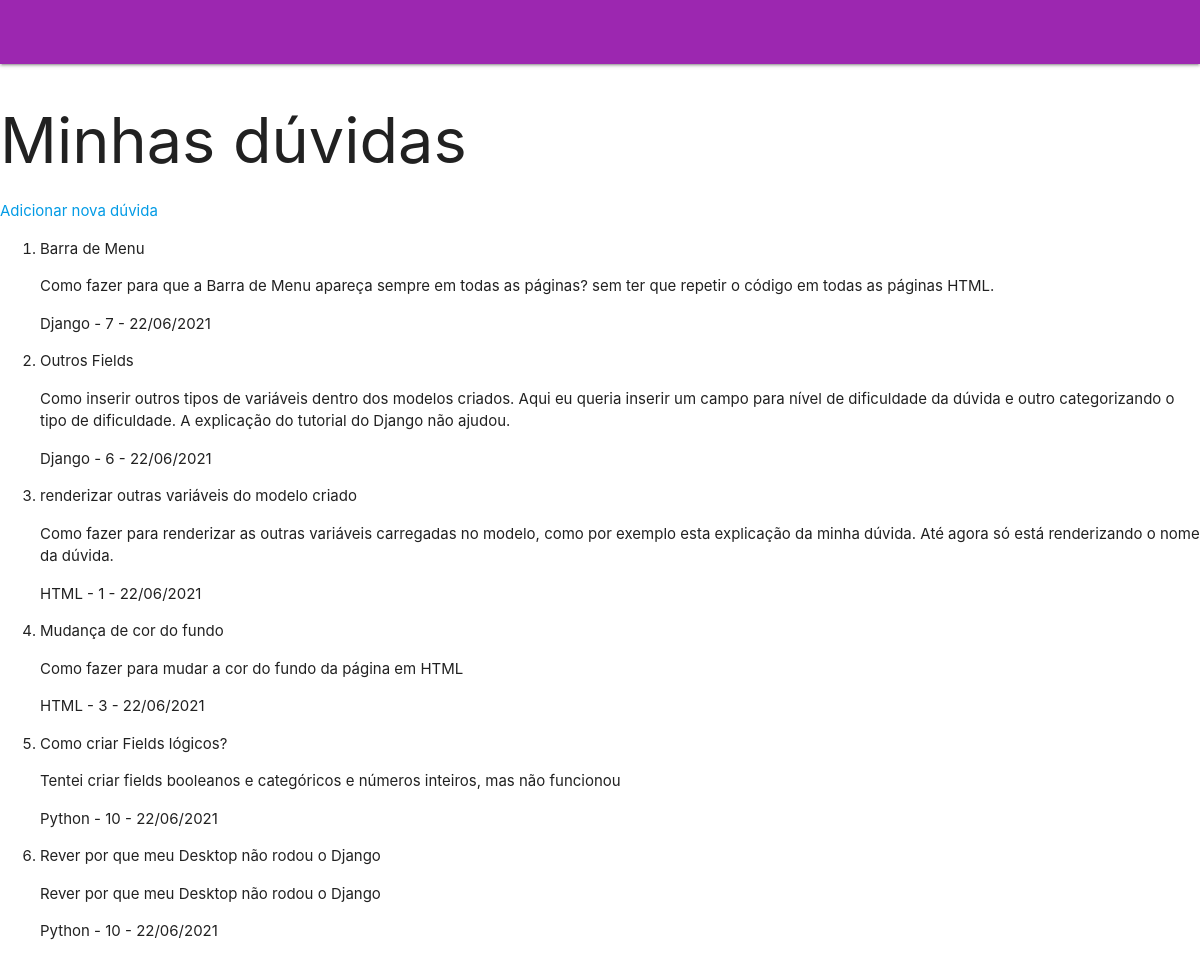
The app's page /duvidas/, older data.
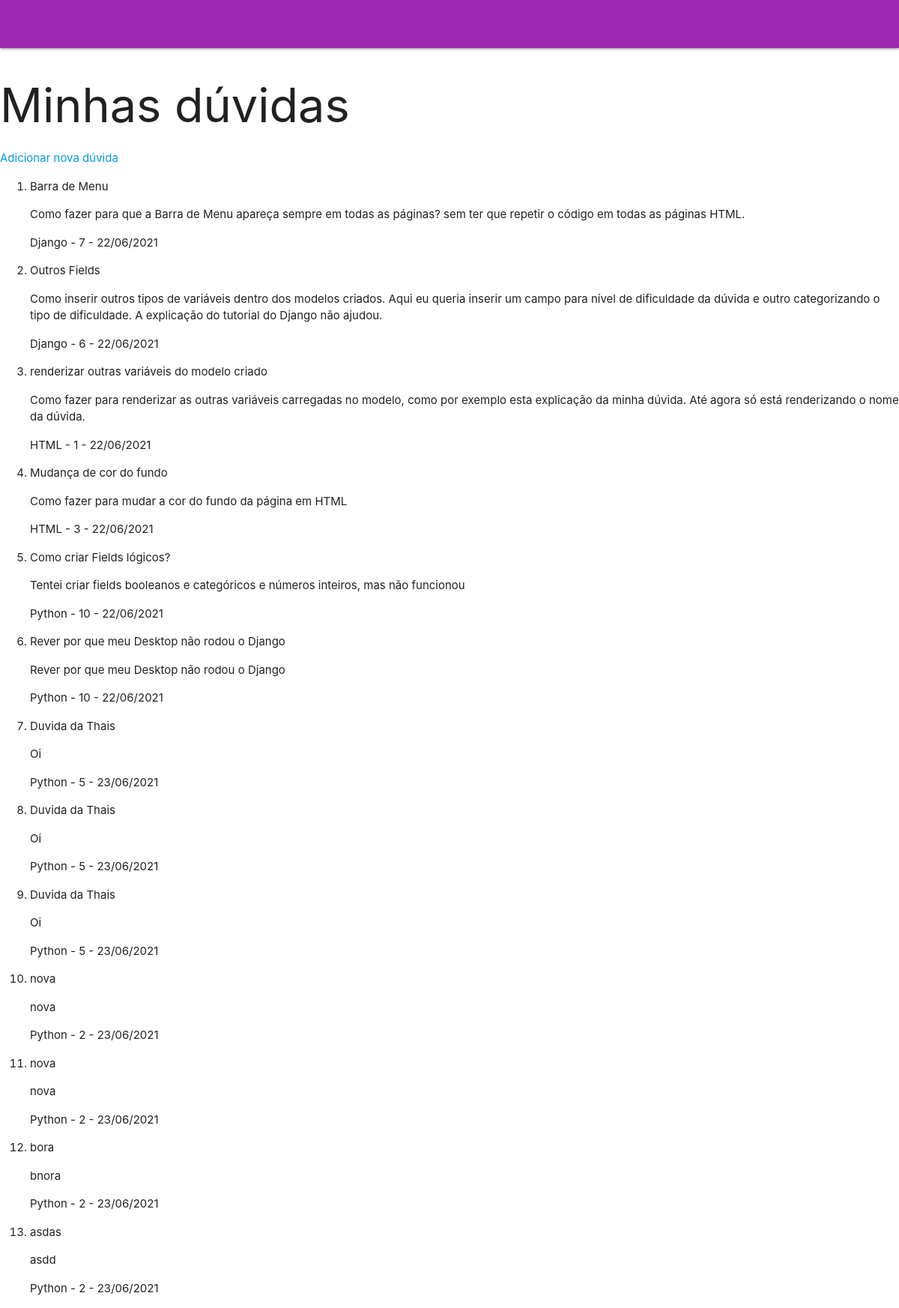
The same page, newer data.
### content/models/duvidas.py (models this page shows, shortened)
class Duvidas(models.Model):
    Duvida = models.CharField(max_length=50)
    Descricao = models.TextField(max_length=500)
    Date = models.DateTimeField(auto_now=True)
    Tipo_de_duvida = models.CharField(
        max_length=3,
        choices=tipo_de_duvida,
        default='PYT')
    novidade = models.BooleanField(verbose_name="Esta dúvida é nova para você?")
    dificuldade = models.PositiveIntegerField(verbose_name="Qual o grau de dificuldade desta dúvida?",
    validators=[MinValueValidator(1), MaxValueValidator(10)])
    class Meta:
        verbose_name = "Duvida"
        verbose_name_plural = "Duvidas"

### content/views.py (the view)
# urls.py: path('duvidas/', views.duvidas, name='duvidas'),
def duvidas(request):
	duvidas = Duvidas.objects.all()
	context = {"duvidas" : duvidas}
	return render(request, 'duvidas.html', context)

### content/templates/duvidas.html
{% extends "base.html" %}
{% block content %}
<h1>Minhas dúvidas</h1>
<a class="" aria-label="duvidas_forms" href="{% url 'duvidas_forms'%}"> Adicionar nova dúvida</a>
<ol>
    {% for duvida in duvidas %}
            <li>{{ duvida.Duvida}} <p> {{duvida.Descricao}} </p>
                <p> {{duvida.get_Tipo_de_duvida_display}} - {{duvida.dificuldade}} - {{duvida.Date|date:"d/m/Y"}} </p></li>
    {% endfor %}
</ol>
{% endblock %}

### content/templates/base.html (shortened to what this page needs)
<!DOCTYPE html>
<html>
<head>
  <link rel="stylesheet" href="https://cdnjs.cloudflare.com/ajax/libs/materialize/1.0.0/css/materialize.min.css">
</head>
<body>
  {% load static %}
  <nav class="purple">
  </nav>
  <main class="mdc-top-app-bar--fixed-adjust">
    {% block content%}
    {% load static %}
    {% endblock %}
  </main>
</body>
</html>

Row changes from the older to the newer data that the page shows:
added Duvidas: Duvida "Duvida da Thais", Descricao "Oi", Tipo_de_duvida "Python", dificuldade "5", Date "23/06/2021"
added Duvidas: Duvida "Duvida da Thais", Descricao "Oi", Tipo_de_duvida "Python", dificuldade "5", Date "23/06/2021"
added Duvidas: Duvida "Duvida da Thais", Descricao "Oi", Tipo_de_duvida "Python", dificuldade "5", Date "23/06/2021"
added Duvidas: Duvida "nova", Descricao "nova", Tipo_de_duvida "Python", dificuldade "2", Date "23/06/2021"
added Duvidas: Duvida "nova", Descricao "nova", Tipo_de_duvida "Python", dificuldade "2", Date "23/06/2021"
added Duvidas: Duvida "bora", Descricao "bnora", Tipo_de_duvida "Python", dificuldade "2", Date "23/06/2021"
added Duvidas: Duvida "asdas", Descricao "asdd", Tipo_de_duvida "Python", dificuldade "2", Date "23/06/2021"
